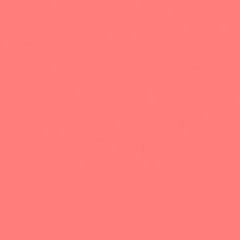
#> input picture data/stego_samples/stego_0000_test_transparent.png, 80 x 80 px (shown 3 times larger)
$ python -i color_space_analyzer.py   (imports and definitions only)
#> lines starting #> are read from the running program, lines starting #| are printed output that depends on the picture; after the words box and inside, x2 and y2 are one past the last pixel; in counts of white or black regions, pixels touching at a corner belong together
import numpy as np
from PIL import Image
from scipy.stats import entropy
from scipy.special import expit
import cv2


class ColorSpaceAnalyzer:
    """
    Advanced chromatic forensic analyzer.
    Detects hidden-data artifacts through chrominance entropy,
    luminance correlation disruption, and saturation irregularity.
    """

    def _rgb_to_ycbcr(self, rgb):
        y = np.dot(rgb[..., :3], [0.299, 0.587, 0.114])
        cb = np.dot(rgb[..., :3], [-0.1687, -0.3313, 0.5]) + 128
        cr = np.dot(rgb[..., :3], [0.5, -0.4187, -0.0813]) + 128
        return np.stack([y, cb, cr], axis=-1)

    def _calculate_entropy(self, data):
        hist = np.histogram(data, bins=256, range=(0, 256))[0]
        probs = hist / max(np.sum(hist), 1)
        probs = probs[probs > 0]
        return -np.sum(probs * np.log2(probs))

    def _local_variance_irregularity(self, channel):
        h, w = channel.shape
        patch = max(min(h, w) // 20, 8)

        vars_ = []
        for y in range(0, h - patch, patch):
            for x in range(0, w - patch, patch):
                roi = channel[y:y+patch, x:x+patch]
                vars_.append(np.var(roi))

        return np.std(vars_) if vars_ else 0.0

    def analyze(self, image_path) -> dict:
        try:
            img = Image.open(image_path).convert('RGB')
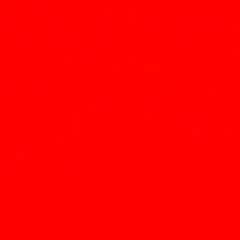
#> img: PIL image 80x80 RGB (shown 3 times larger); mean R, G, B 254.6, 0.4, 0.4
            img_array = np.array(img).astype(np.float32)

            ycbcr = self._rgb_to_ycbcr(img_array)
#> in _rgb_to_ycbcr, `y = np.dot(rgb[..., :3], [0.299, 0.587, 0.114])`:
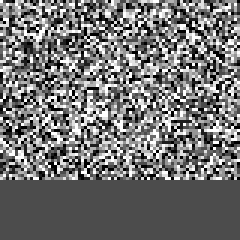
#> y: shape (80, 80) float64 (shown 3 times larger); min 75.95, max 76.95, mean 76.4; drawn with min black and max white
#> in _rgb_to_ycbcr, `cb = np.dot(rgb[..., :3], [-0.1687, -0.3313, 0.5]) + 128`:
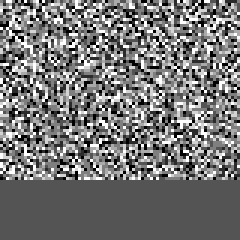
#> cb: shape (80, 80) float64 (shown 3 times larger); min 84.65, max 85.65, mean 85.1; drawn with min black and max white
#> in _rgb_to_ycbcr, `cr = np.dot(rgb[..., :3], [0.5, -0.4187, -0.0813]) + 128`:
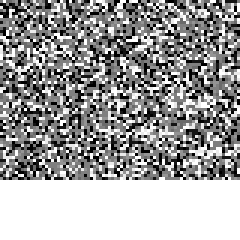
#> cr: shape (80, 80) float64 (shown 3 times larger); min 254.5, max 255.5, mean 255.1; drawn with min black and max white
#> in _rgb_to_ycbcr, `return np.stack([y, cb, cr], axis=-1)`:
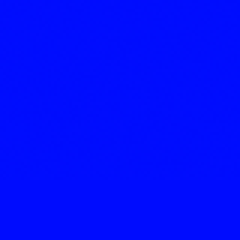
#> returned value: shape (80, 80, 3) float64 (shown 3 times larger); mean of channels 0, 1, 2 76.4, 85.1, 255.1; drawn with min black and max white

            y = ycbcr[:, :, 0]
            cb = ycbcr[:, :, 1]
            cr = ycbcr[:, :, 2]

            cb_entropy = self._calculate_entropy(cb)
#> in _calculate_entropy, `hist = np.histogram(data, bins=256, range=(0, 256))[0]`: hist = 256 values, max 3392 at index 84, min 0 at index 0, mean 25
#> in _calculate_entropy, `probs = hist / max(np.sum(hist), 1)`: probs = 256 values, max 0.53 at index 84, min 0 at index 0, mean 0.00391
#> in _calculate_entropy, `probs = probs[probs > 0]`: probs = [0.53, 0.47]
#> cb_entropy = 0.997
            cr_entropy = self._calculate_entropy(cr)
#> cr_entropy = 0.868

            cb_corr = np.corrcoef(y.flatten(), cb.flatten())[0, 1]
#> cb_corr = -0.332
            cr_corr = np.corrcoef(y.flatten(), cr.flatten())[0, 1]
#> cr_corr = -0.368

            cb_corr = 0 if np.isnan(cb_corr) else cb_corr
            cr_corr = 0 if np.isnan(cr_corr) else cr_corr

            avg_corr = abs((cb_corr + cr_corr) / 2)
#> avg_corr = 0.35

            cb_local_irreg = self._local_variance_irregularity(cb)
#> after the loop in _local_variance_irregularity, `for y in range(0, h - patch, patch):`: vars_ = 81 values, max 0.129 at index 8, min 2.02e-28 at index 72, mean 0.0811
#> cb_local_irreg = 0.0332
            cr_local_irreg = self._local_variance_irregularity(cr)
#> cr_local_irreg = 0.0368
            chroma_irregularity = (cb_local_irreg + cr_local_irreg) / 2
#> chroma_irregularity = 0.035

            hsv = cv2.cvtColor(img_array.astype(np.uint8), cv2.COLOR_RGB2HSV)
#> hsv: shape (80, 80, 3); mean H, S, V 0, 254.8, 254.6
            sat = hsv[:, :, 1]
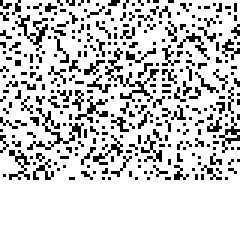
#> sat: shape (80, 80) (shown 3 times larger); values 254 (black) and 255 (white), 80.5% white; black in thin lines or dots, all inside (x1, y1, x2, y2) = (0, 0, 80, 60)
            sat_entropy = self._calculate_entropy(sat)
#> sat_entropy = 0.711

            # Adaptive anomaly scores
            cb_score = float(expit((cb_entropy - 6.9) * 2.0) * 100)
#> cb_score = 0.000747
            cr_score = float(expit((cr_entropy - 6.9) * 2.0) * 100)
#> cr_score = 0.000576

            corr_score = float((1 - min(avg_corr / 0.18, 1.0)) * 100)
#> corr_score = 0

            chroma_irreg_score = float(expit((chroma_irregularity - 55) / 10) * 100)
#> chroma_irreg_score = 0.408
            sat_score = float(expit((sat_entropy - 6.5) * 1.8) * 100)
#> sat_score = 0.00298

            suspicion_score = (
                cb_score * 0.22 +
                cr_score * 0.22 +
                corr_score * 0.22 +
                chroma_irreg_score * 0.18 +
                sat_score * 0.16
            )
#> suspicion_score = 0.0743

            confidence = 100 - np.std([cb_score, cr_score, corr_score, chroma_irreg_score, sat_score])
#> confidence = 99.84

            return {
                "cb_entropy": round(float(cb_entropy), 4),
                "cr_entropy": round(float(cr_entropy), 4),
                "ycbcr_avg_correlation": round(float(avg_corr), 4),
                "chroma_local_irregularity": round(float(chroma_irregularity), 4),
                "saturation_entropy": round(float(sat_entropy), 4),

                "cb_entropy_score": round(cb_score, 2),
                "cr_entropy_score": round(cr_score, 2),
                "corr_disruption_score": round(corr_score, 2),
                "chroma_irregularity_score": round(chroma_irreg_score, 2),
                "saturation_score": round(sat_score, 2),

                "color_confidence": round(float(max(min(confidence, 100), 0)), 2),
                "suspicion_score": round(float(min(suspicion_score, 100)), 2),
                "method": "Advanced Color Space Analysis"
            }

        except Exception as e:
            return {"error": str(e), "suspicion_score": 0.0}

>>> result = ColorSpaceAnalyzer().analyze('../../data/stego_samples/stego_0000_test_transparent.png')
#> result = 13 items
